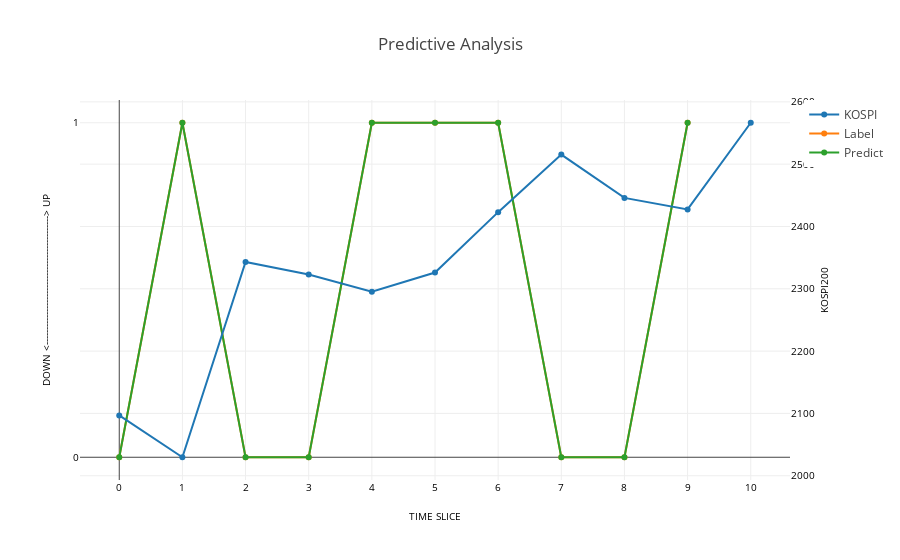

Source (notebook cell):
### Code cell
tc.set_plotly()

x = [i for i in range(11)]

data = [go.Scatter(
        x=x,
        y=d,
        name="KOSPI",
        marker=dict(
            #color='blue',
        ),
        yaxis='y2'
    ),
    go.Scatter(
        x=x,
        y=ud_y,
        name="Label",
        marker=dict(
            #color='blue',
        ),
        yaxis='y'
    ),
    go.Scatter(
        x=x,
        y=dtc.predict(X),
        name="Predict",
        marker=dict(
            #color='blue',
        ),
        yaxis='y'
    )]

layout = go.Layout(
    title='Predictive Analysis',
    xaxis=dict(
        title='TIME SLICE',
        titlefont=dict(
            size=10,
            color='black'
        ),
        dtick = 1,
        showticklabels=True,
        tickangle=0,
        tickfont=dict(
            size=10,
            color='black'
        ),
        exponentformat='e',
        showexponent='all'
    ),
    yaxis=dict(
        title='DOWN <-------------------------------------------> UP',
        titlefont=dict(
            size=10,
            color='black'
        ),
        showticklabels=True,
        tickangle=0,
        tickfont=dict(
            size=10,
            color='black'
        ),
        dtick = 1,
        exponentformat='e',
        showexponent='all',
        #overlaying='y',
    ),
    yaxis2=dict(
                title='KOSPI200',
                titlefont=dict(
                    size=10,
                    color='black'
                ),
                showticklabels=True,
                tickangle=0,
                tickfont=dict(
                    size=10,
                    color='black'
                ),
                overlaying='y',
                side='right'
            ),
)
fig = go.Figure(data=data, layout=layout)
iplot(fig, filename='TF-IDF Graph')

### Figure 1 — Plotly figure (JSON) as saved in the notebook; plotly's stock layout.template omitted (floating-point values rounded to 4 significant figures)
{"data": [{"name": "KOSPI", "yaxis": "y2", "marker": {}, "y": [2097.0, 2030.0, 2343.0, 2323.0, 2295.0, 2326.0, 2423.0, 2515.0, 2446.0, 2427.0, 2566.0], "x": [0, 1, 2, 3, 4, 5, 6, 7, 8, 9, 10], "type": "scatter"}, {"name": "Label", "yaxis": "y", "marker": {}, "y": [0, 1, 0, 0, 1, 1, 1, 0, 0, 1], "x": [0, 1, 2, 3, 4, 5, 6, 7, 8, 9, 10], "type": "scatter"}, {"name": "Predict", "yaxis": "y", "marker": {}, "y": [0, 1, 0, 0, 1, 1, 1, 0, 0, 1], "x": [0, 1, 2, 3, 4, 5, 6, 7, 8, 9, 10], "type": "scatter"}], "layout": {"yaxis2": {"tickfont": {"color": "black", "size": 10}, "showticklabels": true, "title": "KOSPI200", "tickangle": 0, "overlaying": "y", "titlefont": {"color": "black", "size": 10}, "side": "right"}, "yaxis": {"tickfont": {"color": "black", "size": 10}, "showexponent": "all", "showticklabels": true, "title": "DOWN <-------------------------------------------> UP", "tickangle": 0, "dtick": 1, "titlefont": {"color": "black", "size": 10}, "exponentformat": "e"}, "xaxis": {"tickfont": {"color": "black", "size": 10}, "showexponent": "all", "showticklabels": true, "title": "TIME SLICE", "tickangle": 0, "dtick": 1, "titlefont": {"color": "black", "size": 10}, "exponentformat": "e"}, "title": "Predictive Analysis"}}
